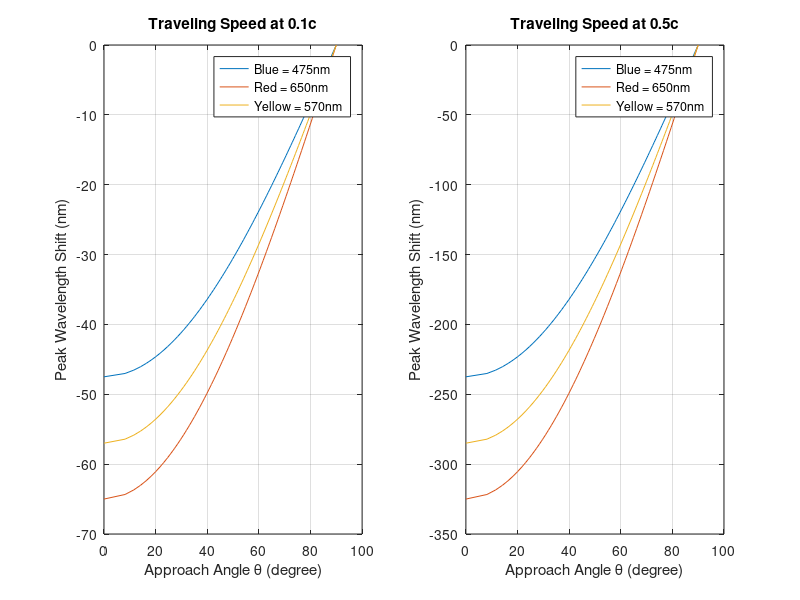

This chart was generated by the following MATLAB code:
%%%%%%%%%%%%%%%%%%%%%%%%%%%%%%%%%%%%%%%%%%%%%%%%%%%%%%%%%%%%%%%%%%%%%%%%%%%%
% Company:  HSSS Science
% Author:   Nghi Nguyen
% Website:  https://www.hsss.science/
% Repo:     https://github.com/NghiHsss/Hsss-Science-Public
% Release:  MIT License
% Date:     31 January 2023
% Version:  1.10
%
% Original  Timofey G.
%   Program for angle of course from change of intensity
%   Initial 19/12/2022
%
% Version Control
%   1.10     Change plots to subplots
%%%%%%%%%%%%%%%%%%%%%%%%%%%%%%%%%%%%%%%%%%%%%%%%%%%%%%%%%%%%%%%%%%%%%%%%%%%%
clear all;
clc;


% Inputs for Traveling Speed 1
beta = 0.1; % beta = v/c

% Inputs for Star References, in (nm)
lambda_BlueStar = 475;   % blue wavelength Star
lambda_YellowStar = 570; % yellow wavelength Star
lambda_RedStar = 650;    % red wavelength Star

% Fixed Variable
gamma = 1/sqrt(1-beta^2); % Lorentz factor

% Create changes array(delta lambda)
% delta lamda = beta * lamda
dl_BlueStar = linspace(0,lambda_BlueStar*.1);
dl_YellowStar = linspace(0,lambda_YellowStar*.1);
dl_RedStar = linspace(0,lambda_RedStar*.1);

alpha_BlueStar = acosd((dl_BlueStar/lambda_BlueStar)*(1-1/gamma^2)^(-1/2));
alpha_YellowStar = acosd((dl_YellowStar/lambda_YellowStar)*(1-1/gamma^2)^(-1/2));
alpha_RedStar = acosd((dl_RedStar/lambda_RedStar)*(1-1/gamma^2)^(-1/2));

% Plot output for Case 0.1c
figure(1)
subplot(1,2,1);
plot(alpha_BlueStar, -dl_BlueStar, alpha_RedStar, -dl_RedStar, alpha_YellowStar, -dl_YellowStar);
grid on;
xlabel('Approach Angle \theta (degree)');
ylabel('Peak Wavelength Shift (nm)');
legend('Blue = 475nm ', 'Red = 650nm', 'Yellow = 570nm ');
title('Traveling Speed at 0.1c')




% Inputs for Traveling Speed 2
beta = 0.5; % beta = v/c

% Fixed Variable
gamma = 1/sqrt(1-beta^2); % Lorentz factor

% Create changes array(delta lambda)
% delta lamda = beta * lamda
dl_BlueStar = linspace(0,lambda_BlueStar*.5);
dl_YellowStar = linspace(0,lambda_YellowStar*.5);
dl_RedStar = linspace(0,lambda_RedStar*.5);

alpha_BlueStar = acosd((dl_BlueStar/lambda_BlueStar)*(1-1/gamma^2)^(-1/2));
alpha_YellowStar = acosd((dl_YellowStar/lambda_YellowStar)*(1-1/gamma^2)^(-1/2));
alpha_RedStar = acosd((dl_RedStar/lambda_RedStar)*(1-1/gamma^2)^(-1/2));

% Plot output for Case 0.5c
subplot(1,2,2);
plot(alpha_BlueStar, -dl_BlueStar, alpha_RedStar, -dl_RedStar, alpha_YellowStar, -dl_YellowStar);
grid on;
xlabel('Approach Angle \theta (degree)');
ylabel('Peak Wavelength Shift (nm)');
legend('Blue = 475nm ', 'Red = 650nm', 'Yellow = 570nm ');
title('Traveling Speed at 0.5c')
